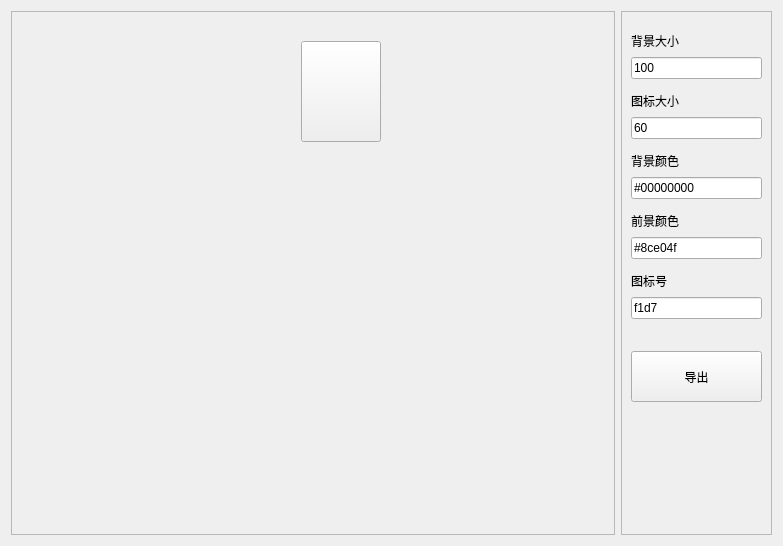
<?xml version="1.0" encoding="UTF-8"?>
<ui version="4.0">
 <class>IconWidget</class>
 <widget class="QWidget" name="IconWidget">
  <property name="geometry">
   <rect>
    <x>0</x>
    <y>0</y>
    <width>783</width>
    <height>546</height>
   </rect>
  </property>
  <property name="windowTitle">
   <string>IconWidget</string>
  </property>
  <property name="styleSheet">
   <string notr="true"/>
  </property>
  <layout class="QHBoxLayout" name="horizontalLayout" stretch="8,2">
   <item>
    <widget class="QFrame" name="area_design">
     <property name="frameShape">
      <enum>QFrame::StyledPanel</enum>
     </property>
     <property name="frameShadow">
      <enum>QFrame::Raised</enum>
     </property>
     <widget class="QLabel" name="target">
      <property name="geometry">
       <rect>
        <x>20</x>
        <y>20</y>
        <width>201</width>
        <height>181</height>
       </rect>
      </property>
      <property name="text">
       <string/>
      </property>
      <property name="alignment">
       <set>Qt::AlignCenter</set>
      </property>
     </widget>
     <widget class="QPushButton" name="target2">
      <property name="geometry">
       <rect>
        <x>290</x>
        <y>30</y>
        <width>80</width>
        <height>101</height>
       </rect>
      </property>
      <property name="text">
       <string/>
      </property>
     </widget>
     <widget class="QLabel" name="target_2">
      <property name="geometry">
       <rect>
        <x>20</x>
        <y>290</y>
        <width>201</width>
        <height>181</height>
       </rect>
      </property>
      <property name="text">
       <string/>
      </property>
      <property name="alignment">
       <set>Qt::AlignCenter</set>
      </property>
     </widget>
    </widget>
   </item>
   <item>
    <widget class="QFrame" name="area_ctrl">
     <property name="frameShape">
      <enum>QFrame::StyledPanel</enum>
     </property>
     <property name="frameShadow">
      <enum>QFrame::Raised</enum>
     </property>
     <widget class="QWidget" name="verticalLayoutWidget">
      <property name="geometry">
       <rect>
        <x>10</x>
        <y>20</y>
        <width>131</width>
        <height>51</height>
       </rect>
      </property>
      <layout class="QVBoxLayout" name="verticalLayout">
       <item>
        <widget class="QLabel" name="label">
         <property name="sizePolicy">
          <sizepolicy hsizetype="Preferred" vsizetype="Maximum">
           <horstretch>0</horstretch>
           <verstretch>0</verstretch>
          </sizepolicy>
         </property>
         <property name="text">
          <string>背景大小</string>
         </property>
        </widget>
       </item>
       <item>
        <widget class="QLineEdit" name="size_tar">
         <property name="text">
          <string>100</string>
         </property>
        </widget>
       </item>
      </layout>
     </widget>
     <widget class="QWidget" name="verticalLayoutWidget_2">
      <property name="geometry">
       <rect>
        <x>10</x>
        <y>80</y>
        <width>131</width>
        <height>51</height>
       </rect>
      </property>
      <layout class="QVBoxLayout" name="verticalLayout_2">
       <item>
        <widget class="QLabel" name="label_2">
         <property name="sizePolicy">
          <sizepolicy hsizetype="Preferred" vsizetype="Maximum">
           <horstretch>0</horstretch>
           <verstretch>0</verstretch>
          </sizepolicy>
         </property>
         <property name="text">
          <string>图标大小</string>
         </property>
        </widget>
       </item>
       <item>
        <widget class="QLineEdit" name="size_icon">
         <property name="text">
          <string>60</string>
         </property>
        </widget>
       </item>
      </layout>
     </widget>
     <widget class="QWidget" name="verticalLayoutWidget_3">
      <property name="geometry">
       <rect>
        <x>10</x>
        <y>140</y>
        <width>131</width>
        <height>51</height>
       </rect>
      </property>
      <layout class="QVBoxLayout" name="verticalLayout_3">
       <item>
        <widget class="QLabel" name="label_3">
         <property name="sizePolicy">
          <sizepolicy hsizetype="Preferred" vsizetype="Maximum">
           <horstretch>0</horstretch>
           <verstretch>0</verstretch>
          </sizepolicy>
         </property>
         <property name="text">
          <string>背景颜色</string>
         </property>
        </widget>
       </item>
       <item>
        <widget class="QLineEdit" name="color_tar">
         <property name="text">
          <string>#00000000</string>
         </property>
        </widget>
       </item>
      </layout>
     </widget>
     <widget class="QWidget" name="verticalLayoutWidget_4">
      <property name="geometry">
       <rect>
        <x>10</x>
        <y>200</y>
        <width>131</width>
        <height>51</height>
       </rect>
      </property>
      <layout class="QVBoxLayout" name="verticalLayout_4">
       <item>
        <widget class="QLabel" name="label_4">
         <property name="sizePolicy">
          <sizepolicy hsizetype="Preferred" vsizetype="Maximum">
           <horstretch>0</horstretch>
           <verstretch>0</verstretch>
          </sizepolicy>
         </property>
         <property name="text">
          <string>前景颜色</string>
         </property>
        </widget>
       </item>
       <item>
        <widget class="QLineEdit" name="color_icon">
         <property name="text">
          <string>#8ce04f</string>
         </property>
        </widget>
       </item>
      </layout>
     </widget>
     <widget class="QWidget" name="verticalLayoutWidget_5">
      <property name="geometry">
       <rect>
        <x>10</x>
        <y>260</y>
        <width>131</width>
        <height>51</height>
       </rect>
      </property>
      <layout class="QVBoxLayout" name="verticalLayout_5">
       <item>
        <widget class="QLabel" name="label_5">
         <property name="sizePolicy">
          <sizepolicy hsizetype="Preferred" vsizetype="Maximum">
           <horstretch>0</horstretch>
           <verstretch>0</verstretch>
          </sizepolicy>
         </property>
         <property name="text">
          <string>图标号</string>
         </property>
        </widget>
       </item>
       <item>
        <widget class="QLineEdit" name="icon_code">
         <property name="text">
          <string>f1d7</string>
         </property>
        </widget>
       </item>
      </layout>
     </widget>
     <widget class="QPushButton" name="get_icon">
      <property name="geometry">
       <rect>
        <x>10</x>
        <y>340</y>
        <width>131</width>
        <height>51</height>
       </rect>
      </property>
      <property name="text">
       <string>导出</string>
      </property>
     </widget>
     <widget class="QLabel" name="msg">
      <property name="geometry">
       <rect>
        <x>10</x>
        <y>410</y>
        <width>131</width>
        <height>31</height>
       </rect>
      </property>
      <property name="text">
       <string/>
      </property>
     </widget>
    </widget>
   </item>
  </layout>
 </widget>
 <resources/>
 <connections/>
</ui>
